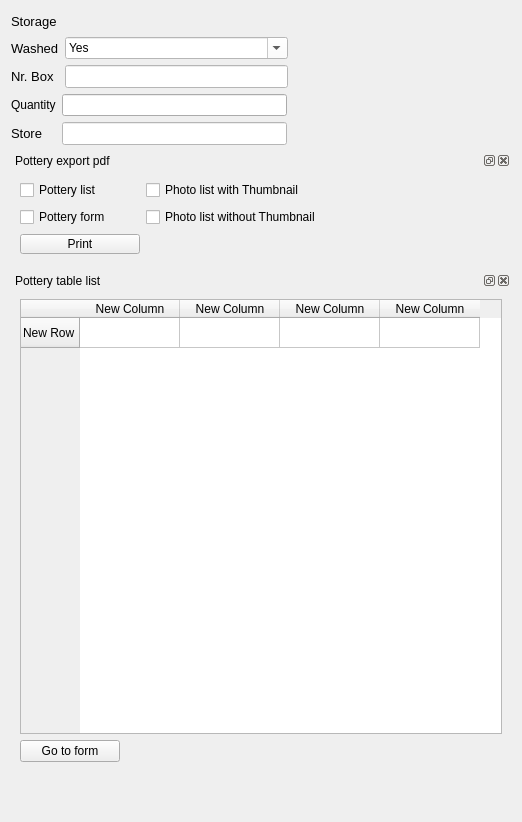
         <widget class="QWidget" name="tab_6">
          <attribute name="title">
           <string>Storage</string>
          </attribute>
          <layout class="QGridLayout" name="gridLayout_32">
           <item row="1" column="0">
            <widget class="QgsDockWidget" name="mDockWidget_export">
             <property name="minimumSize">
              <size>
               <width>310</width>
               <height>114</height>
              </size>
             </property>
             <property name="floating">
              <bool>true</bool>
             </property>
             <property name="windowTitle">
              <string>Pottery export pdf</string>
             </property>
             <widget class="QWidget" name="dockWidgetContents_4">
              <layout class="QGridLayout" name="gridLayout_33">
               <item row="0" column="0">
                <widget class="QCheckBox" name="checkBox_e_pottery">
                 <property name="text">
                  <string>Pottery list</string>
                 </property>
                </widget>
               </item>
               <item row="0" column="1">
                <widget class="QCheckBox" name="checkBox_e_foto_t">
                 <property name="text">
                  <string>Photo list with Thumbnail</string>
                 </property>
                </widget>
               </item>
               <item row="1" column="0">
                <widget class="QCheckBox" name="checkBox_s_pottery">
                 <property name="text">
                  <string>Pottery form</string>
                 </property>
                </widget>
               </item>
               <item row="1" column="1">
                <widget class="QCheckBox" name="checkBox_e_foto">
                 <property name="text">
                  <string>Photo list without Thumbnail</string>
                 </property>
                </widget>
               </item>
               <item row="2" column="0">
                <widget class="QPushButton" name="pushButton_print">
                 <property name="minimumSize">
                  <size>
                   <width>0</width>
                   <height>0</height>
                  </size>
                 </property>
                 <property name="maximumSize">
                  <size>
                   <width>120</width>
                   <height>20</height>
                  </size>
                 </property>
                 <property name="text">
                  <string>Print</string>
                 </property>
                 <property name="icon">
                  <iconset resource="../../resources/resources.qrc">
                   <normaloff>:/icons/pdf-icon.png</normaloff>:/icons/pdf-icon.png</iconset>
                 </property>
                 <property name="iconSize">
                  <size>
                   <width>10</width>
                   <height>10</height>
                  </size>
                 </property>
                </widget>
               </item>
              </layout>
             </widget>
            </widget>
           </item>
           <item row="3" column="0">
            <spacer name="verticalSpacer">
             <property name="orientation">
              <enum>Qt::Vertical</enum>
             </property>
             <property name="sizeHint" stdset="0">
              <size>
               <width>20</width>
               <height>40</height>
              </size>
             </property>
            </spacer>
           </item>
           <item row="0" column="0">
            <layout class="QGridLayout" name="gridLayout_24">
             <item row="1" column="0">
              <layout class="QGridLayout" name="gridLayout_30">
               <item row="1" column="2">
                <widget class="QComboBox" name="comboBox_washed">
                 <property name="styleSheet">
                  <string notr="true">background-color: rgb(255, 255, 255);</string>
                 </property>
                 <property name="editable">
                  <bool>true</bool>
                 </property>
                 <item>
                  <property name="text">
                   <string>Yes</string>
                  </property>
                 </item>
                 <item>
                  <property name="text">
                   <string>No</string>
                  </property>
                 </item>
                 <item>
                  <property name="text">
                   <string/>
                  </property>
                 </item>
                </widget>
               </item>
               <item row="1" column="1">
                <widget class="QLabel" name="label_54">
                 <property name="font">
                  <font>
                   <family>MS Shell Dlg 2</family>
                   <pointsize>10</pointsize>
                   <weight>9</weight>
                   <italic>false</italic>
                   <bold>false</bold>
                  </font>
                 </property>
                 <property name="text">
                  <string>Washed</string>
                 </property>
                </widget>
               </item>
               <item row="2" column="1">
                <widget class="QLabel" name="label_53">
                 <property name="font">
                  <font>
                   <family>MS Shell Dlg 2</family>
                   <pointsize>10</pointsize>
                   <weight>9</weight>
                   <italic>false</italic>
                   <bold>false</bold>
                  </font>
                 </property>
                 <property name="text">
                  <string>Nr. Box</string>
                 </property>
                </widget>
               </item>
               <item row="2" column="4">
                <spacer name="horizontalSpacer_18">
                 <property name="orientation">
                  <enum>Qt::Horizontal</enum>
                 </property>
                 <property name="sizeHint" stdset="0">
                  <size>
                   <width>168</width>
                   <height>20</height>
                  </size>
                 </property>
                </spacer>
               </item>
               <item row="2" column="2">
                <widget class="QLineEdit" name="lineEdit_box">
                 <property name="enabled">
                  <bool>true</bool>
                 </property>
                 <property name="font">
                  <font>
                   <family>MS Shell Dlg 2</family>
                   <pointsize>10</pointsize>
                   <weight>9</weight>
                   <italic>false</italic>
                   <bold>false</bold>
                  </font>
                 </property>
                 <property name="styleSheet">
                  <string notr="true">background-color: rgb(255, 255, 255);</string>
                 </property>
                 <property name="text">
                  <string/>
                 </property>
                </widget>
               </item>
              </layout>
             </item>
             <item row="0" column="0">
              <layout class="QGridLayout" name="gridLayout_29">
               <item row="0" column="0">
                <widget class="QLabel" name="label_52">
                 <property name="font">
                  <font>
                   <family>MS Shell Dlg 2</family>
                   <pointsize>10</pointsize>
                   <weight>9</weight>
                   <italic>false</italic>
                   <bold>false</bold>
                  </font>
                 </property>
                 <property name="text">
                  <string>Storage</string>
                 </property>
                </widget>
               </item>
               <item row="0" column="1">
                <spacer name="horizontalSpacer_17">
                 <property name="orientation">
                  <enum>Qt::Horizontal</enum>
                 </property>
                 <property name="sizeHint" stdset="0">
                  <size>
                   <width>248</width>
                   <height>20</height>
                  </size>
                 </property>
                </spacer>
               </item>
              </layout>
             </item>
             <item row="3" column="0">
              <layout class="QGridLayout" name="gridLayout_31">
               <item row="2" column="1">
                <widget class="QLineEdit" name="lineEdit_storage_">
                 <property name="font">
                  <font>
                   <family>MS Shell Dlg 2</family>
                   <pointsize>10</pointsize>
                   <weight>9</weight>
                   <italic>false</italic>
                   <bold>false</bold>
                  </font>
                 </property>
                 <property name="styleSheet">
                  <string notr="true">background-color: rgb(255, 255, 255);</string>
                 </property>
                 <property name="text">
                  <string/>
                 </property>
                </widget>
               </item>
               <item row="2" column="0">
                <widget class="QLabel" name="label_55">
                 <property name="font">
                  <font>
                   <family>MS Shell Dlg 2</family>
                   <pointsize>10</pointsize>
                   <weight>9</weight>
                   <italic>false</italic>
                   <bold>false</bold>
                  </font>
                 </property>
                 <property name="text">
                  <string>Store</string>
                 </property>
                </widget>
               </item>
               <item row="1" column="1">
                <widget class="QLineEdit" name="lineEdit_qty">
                 <property name="readOnly">
                  <bool>false</bool>
                 </property>
                </widget>
               </item>
               <item row="1" column="0">
                <widget class="QLabel" name="label">
                 <property name="text">
                  <string>Quantity</string>
                 </property>
                </widget>
               </item>
               <item row="1" column="2">
                <spacer name="horizontalSpacer">
                 <property name="orientation">
                  <enum>Qt::Horizontal</enum>
                 </property>
                 <property name="sizeHint" stdset="0">
                  <size>
                   <width>40</width>
                   <height>20</height>
                  </size>
                 </property>
                </spacer>
               </item>
              </layout>
             </item>
            </layout>
           </item>
           <item row="2" column="0">
            <widget class="QgsDockWidget" name="mDockWidget_2">
             <property name="minimumSize">
              <size>
               <width>500</width>
               <height>500</height>
              </size>
             </property>
             <property name="inputMethodHints">
              <set>Qt::ImhDialableCharactersOnly|Qt::ImhEmailCharactersOnly|Qt::ImhLatinOnly|Qt::ImhLowercaseOnly|Qt::ImhUppercaseOnly|Qt::ImhUrlCharactersOnly</set>
             </property>
             <property name="floating">
              <bool>true</bool>
             </property>
             <property name="windowTitle">
              <string>Pottery table list</string>
             </property>
             <widget class="QWidget" name="dockWidgetContents_5">
              <layout class="QGridLayout" name="gridLayout_34">
               <item row="0" column="0">
                <widget class="QTableWidget" name="tableWidget_foto">
                 <property name="autoScrollMargin">
                  <number>16</number>
                 </property>
                 <row>
                  <property name="text">
                   <string>New Row</string>
                  </property>
                 </row>
                 <column>
                  <property name="text">
                   <string>New Column</string>
                  </property>
                 </column>
                 <column>
                  <property name="text">
                   <string>New Column</string>
                  </property>
                 </column>
                 <column>
                  <property name="text">
                   <string>New Column</string>
                  </property>
                 </column>
                 <column>
                  <property name="text">
                   <string>New Column</string>
                  </property>
                 </column>
                </widget>
               </item>
               <item row="1" column="0">
                <widget class="QPushButton" name="pushButton_go_to_scheda">
                 <property name="maximumSize">
                  <size>
                   <width>100</width>
                   <height>16777215</height>
                  </size>
                 </property>
                 <property name="text">
                  <string>Go to form</string>
                 </property>
                </widget>
               </item>
              </layout>
             </widget>
            </widget>
           </item>
          </layout>
         </widget>
